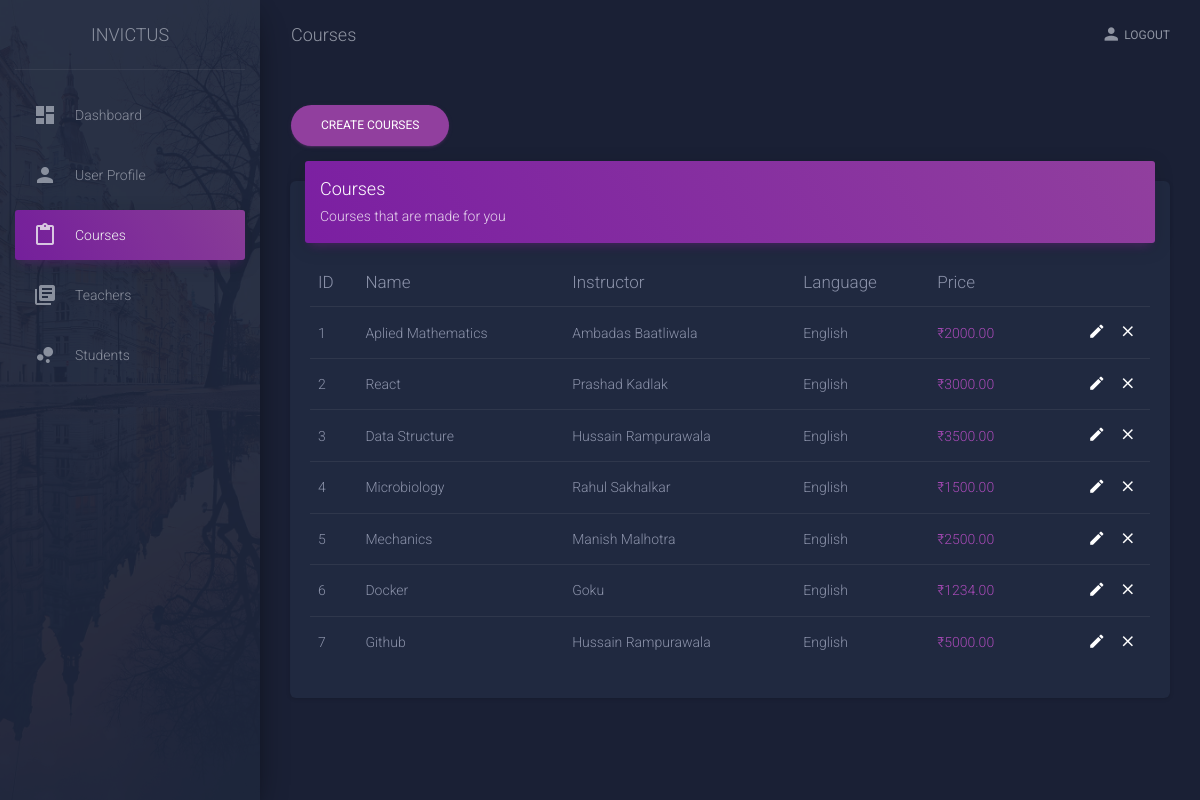
The app's page /courses/ (signed in) with its own data.
### core/models.py (models this page shows, shortened)
class Course(models.Model):
    language = (
        ('English', 'English'),
        ('Hindi', 'Hindi'),
    )
    instructor = models.ForeignKey('Teacher', on_delete=models.CASCADE, null=True, blank=True)
    name = models.CharField(max_length=200, null=True, blank=True)
    language = models.CharField(max_length=200, null=True, blank=True, choices=language)
    price = models.DecimalField(max_digits=7 ,decimal_places=2, null=True, blank=True)
    students = models.ManyToManyField('Student', blank=True)
    created = models.DateTimeField(auto_now_add=True)
    id = models.UUIDField(default=uuid.uuid4, unique=True, primary_key=True, editable=False)

class Teacher(models.Model):
    name = models.CharField(max_length=200, null=True, blank=True)
    qualification = models.CharField(max_length=200, null=True, blank=True)
    city = models.CharField(max_length=200, null=True, blank=True)
    salary = models.DecimalField(max_digits=7 ,decimal_places=2, null=True, blank=True)
    created = models.DateTimeField(auto_now_add=True)
    id = models.UUIDField(default=uuid.uuid4, unique=True, primary_key=True, editable=False)

### core/views.py (the view)
# urls.py: path('courses/', views.courses, name='courses'),
@login_required(login_url='login')
def courses(request):
    courses = Course.objects.all()
    context = {'courses': courses}
    return render(request, 'core/courses.html', context)

### core/templates/core/courses.html (shortened to what this page needs)
{% load static %}
<!DOCTYPE html>
<html lang="en">
<head>
  <link rel="stylesheet" href="https://maxcdn.bootstrapcdn.com/font-awesome/latest/css/font-awesome.min.css">
  <link href="{% static 'assets/css/material-dashboard.css' %}" rel="stylesheet" />
  <link href="{% static 'assets/demo/demo.css' %}" rel="stylesheet" />
</head>
<body class="dark-edition">
  <div class="wrapper ">
    <div class="sidebar" data-color="purple" data-background-color="black" data-image="{% static 'assets/img/sidebar-2.jpg' %}">
      <div class="logo"><a href="{% url 'home' %}" class="simple-text logo-normal">
          Invictus
        </a></div>
      <div class="sidebar-wrapper">
        <ul class="nav">
          <li class="nav-item">
            <a class="nav-link" href="{% url 'home' %}">
              <i class="material-icons">dashboard</i>
              <p>Dashboard</p>
            </a>
          </li>
          <li class="nav-item ">
            <a class="nav-link" href="{% url 'user-profile' %}">
              <i class="material-icons">person</i>
              <p>User Profile</p>
            </a>
          </li>
          <li class="nav-item active">
            <a class="nav-link" href="">
              <i class="material-icons">content_paste</i>
              <p>Courses</p>
            </a>
          </li>
          <li class="nav-item ">
            <a class="nav-link" href="{% url 'teachers' %}">
              <i class="material-icons">library_books</i>
              <p>Teachers</p>
            </a>
          </li>
          <li class="nav-item">
            <a class="nav-link" href="{% url 'students' %}">
              <i class="material-icons">bubble_chart</i>
              <p>Students</p>
            </a>
          </li>
        </ul>
      </div>
    </div>
    <div class="main-panel">
      <nav class="navbar navbar-expand-lg navbar-transparent navbar-absolute fixed-top " id="navigation-example">
        <div class="container-fluid">
          <div class="navbar-wrapper">
            <a class="navbar-brand" href="">Courses</a>
          </div>
          <div class="collapse navbar-collapse justify-content-end">
            <ul class="navbar-nav">
              <li class="nav-item">
                <a class="nav-link" href="{% url 'logout' %}">
                  <i class="material-icons">person</i>Logout
                </a>
              </li>
            </ul>
          </div>
        </div>
      </nav>
      <div class="content">
        <div class="container-fluid">
          <div class="row">
            <div class="col-md-12">
              <a href="{% url 'course-form' %}" class="btn btn-primary btn-round">Create Courses</a>
              <div class="card">
                <div class="card-header card-header-primary">
                  <h4 class="card-title ">Courses</h4>
                  <p class="card-category">Courses that are made for you</p>
                </div>
                <div class="card-body">
                  <div class="table-responsive">
                    <table class="table">
                      <thead class=" text-primary">
                        <th>
                          ID
                        </th>
                        <th>
                          Name
                        </th>
                        <th>
                          Instructor
                        </th>
                        <th>
                          Language
                        </th>
                        <th>
                          Price
                        </th>
                        <th></th>
                      </thead>
                      <tbody>
                        {% for course in courses %}
                        <tr>
                          <td>
                            {{forloop.counter}}
                          </td>
                          <td>
                            {{course.name}}
                          </td>
                          <td>
                            {{course.instructor.name}}
                          </td>
                          <td>
                            {{course.language}}
                          </td>
                          <td class="text-primary">
                            &#8377;{{course.price}}
                          </td>
                          <td class="td-actions text-right">
                            <a href="{% url 'edit-course' course.id %}" type="button" rel="tooltip" title="Edit Task" class="btn btn-white btn-link btn-sm">
                              <i class="material-icons">edit</i>
                            </a>
                            <a href="{% url 'delete-course' course.id %}" type="button" rel="tooltip" title="Remove" class="btn btn-white btn-link btn-sm">
                              <i class="material-icons">close</i>
                            </a>
                          </td>
                        </tr>
                        {% endfor %}
                      </tbody>
                    </table>
                  </div>
                </div>
              </div>
            </div>
          </div>
        </div>
      </div>
    </div>
  </div>
</body>
</html>

### records on screen
Course: name "Aplied Mathematics", instructor.name "Ambadas Baatliwala", language "English", price "2000.00"
Course: name "React", instructor.name "Prashad Kadlak", language "English", price "3000.00"
Course: name "Data Structure", instructor.name "Hussain Rampurawala", language "English", price "3500.00"
Course: name "Microbiology", instructor.name "Rahul Sakhalkar", language "English", price "1500.00"
Course: name "Mechanics", instructor.name "Manish Malhotra", language "English", price "2500.00"
Course: name "Docker", instructor.name "Goku", language "English", price "1234.00"
Course: name "Github", instructor.name "Hussain Rampurawala", language "English", price "5000.00"
